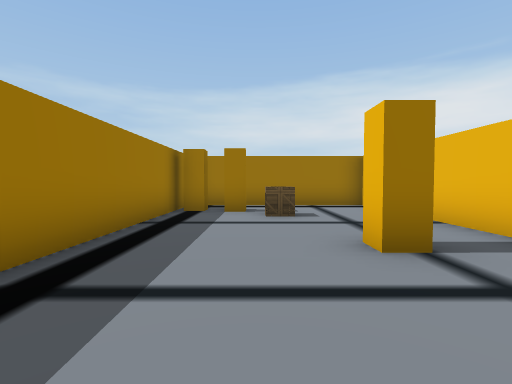
view 1 (above)

17 first-person views from a walk through a Unity game level. The camera is 1.4 m above the floor, tilts 2° down and sees 85° across. The floor is counted in squares, 2 m on a side. Each view is taken from the middle of a square. On the plan, view 1 faces up. The plan holds only what a view shows up to about 9 squares ahead; the rest is blank. The place goes on beyond the plan. Some animated figures are left out. Some surface patterns are stand-ins.

view 2
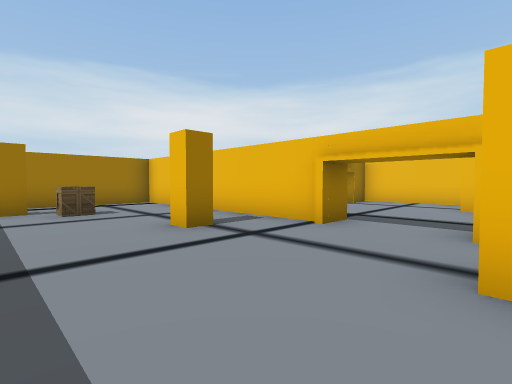

view 3
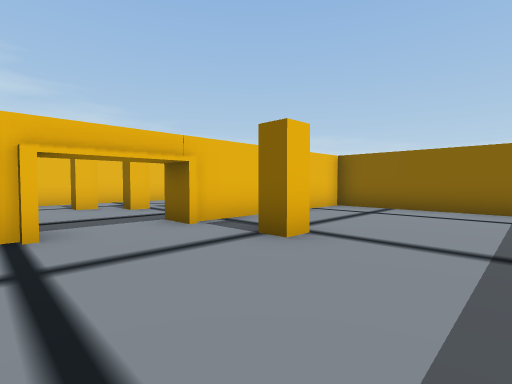

view 4
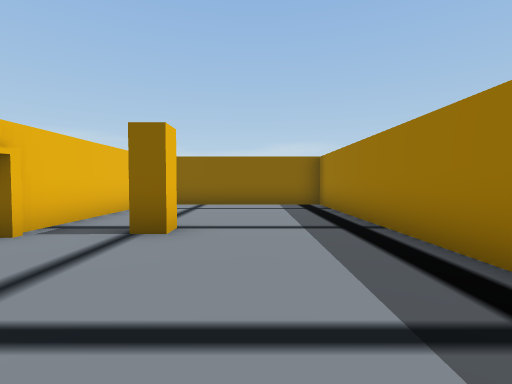

view 5
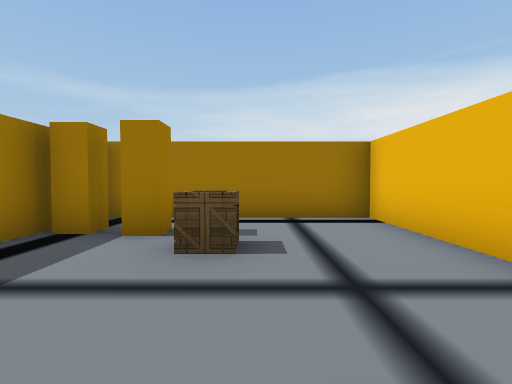

view 6
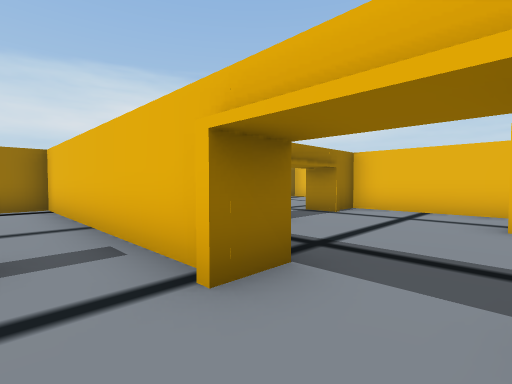

view 7
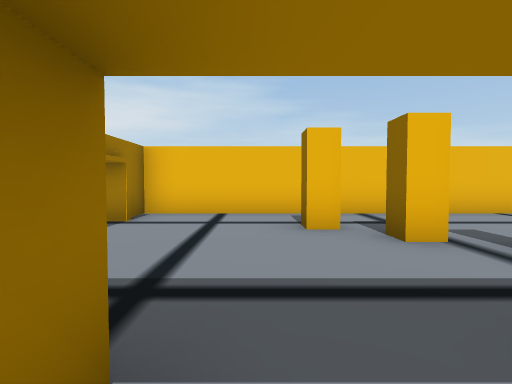

view 8
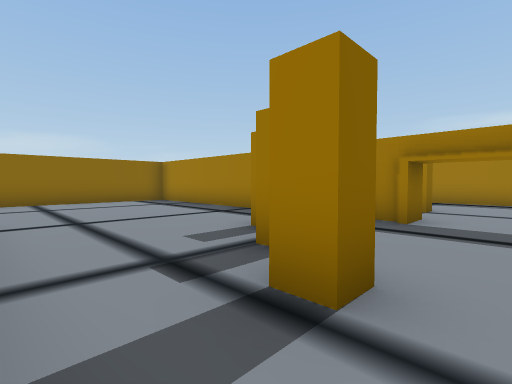

view 9
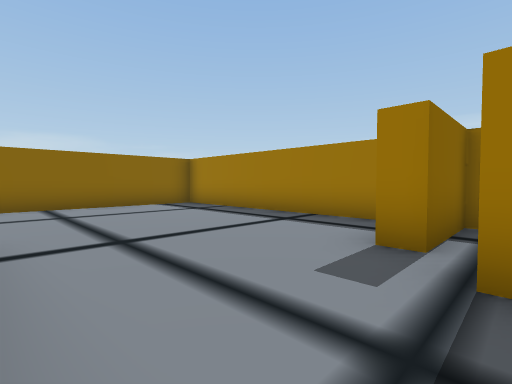

view 10
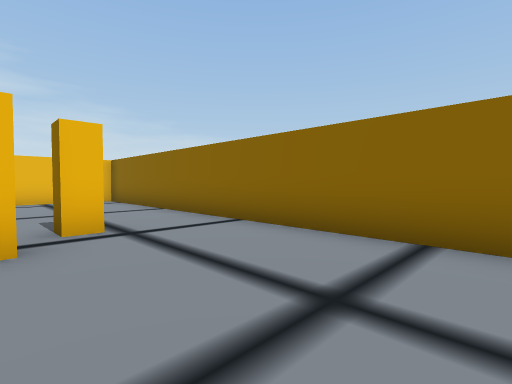

view 11
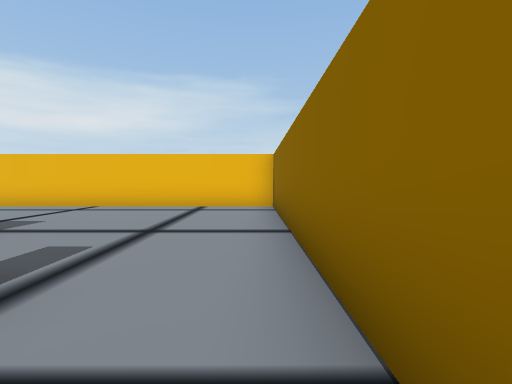

view 12
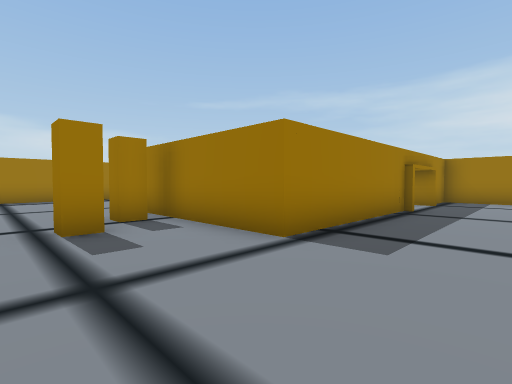

view 13
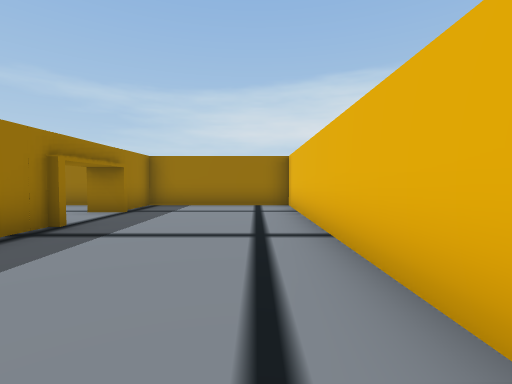

view 14
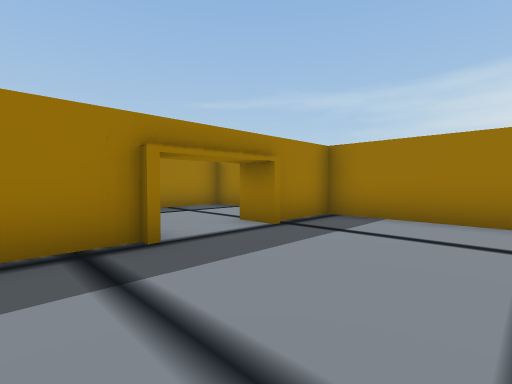

view 15
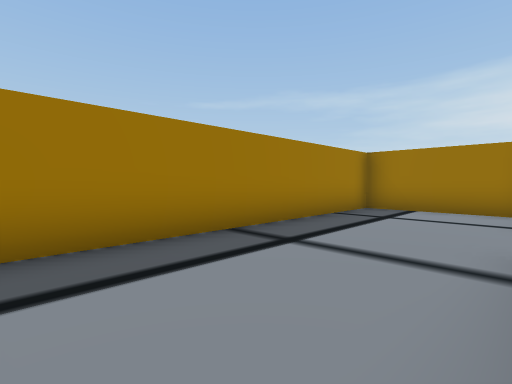

view 16
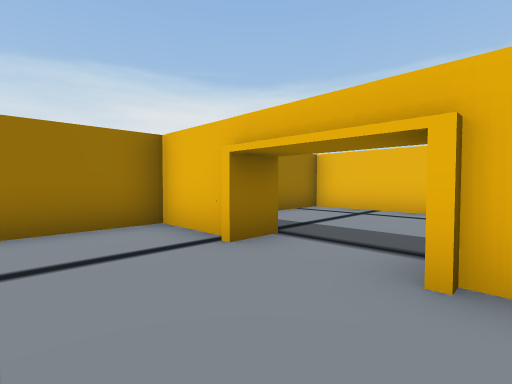

view 17
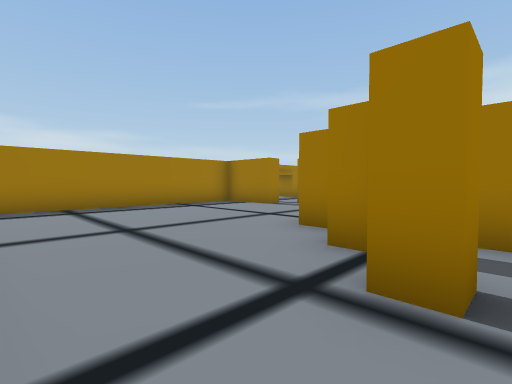

### Floor plan
Points are (right, up) in squares from view 1. A wall is a line through its corners. A room is listed if a view was taken in it or the views show most of it. See-through windows are left out.
Room 1 (views 1, 2, 3, 4, 5, 6, 7)
walls: (4, 1.5) (3.2, 1.5) (3.2, 8.5) (-2, 8.5); (-2, 7.8) (-2, -5.8) (3.3, -5.8) (3.3, -0.8)
ways out: opening at (4, 0.5) to room 2; gap at (3, -1)
objects: other object (-2, 7); crate (0, 6) to (1, 6); other object (0, 7); other object (2, -1); other object (2, 3)
Room 2 (views 8, 9, 10, 11, 12, 13, 14, 17)
walls: (9.3, -4.8) (9.2, 3.5) (8.5, 3.5); (3.7, -3) (3.7, -8.8); (13.8, -0.6) (13.8, -5.2) (9.2, -5.2); (3.7, -0.6) (3.7, -1.7) (5.9, -1.7) (5.9, -2.2); (4.8, -9.5) (17.8, -9.5); (3, -0.5) (4, -0.5); (18, -9.6) (18, 3.5) (13.7, 3.5) (13.8, 1.9)
ways out: opening at (4, 0.5) to room 1; opening at (14, 0.5) to room 3; opening at (7, 4)
objects: other object (6, -1) to (7, -1); other object (7, 0); other object (11, -7) to (12, -7); other object (11, -6)
Room 3 (views 15, 16)
walls: (13.3, 1.9) (13.3, 3.5) (9.7, 3.5) (9.8, -3.9); (14, 1.5) (13, 1.5)
ways out: opening at (14, 0.5) to room 2

Positions as (right, up) in squares from view 1, and headings:
1: (0, 0), facing up
2: (-1, -1), facing up-right
3: (-1, 2), facing down-right
4: (0, 3), facing down
5: (1, 3), facing up
6: (2, 0), facing up-right
7: (3, 1), facing right
8: (9, 1), facing down-left
9: (9, -1), facing down-left
10: (7, -6), facing down-right
11: (10, -9), facing right
12: (16, -8), facing up-left
13: (17, -5), facing up
14: (17, -2), facing up-left
15: (13, -4), facing up-left
16: (11, -1), facing up-right
17: (12, -9), facing up-left
